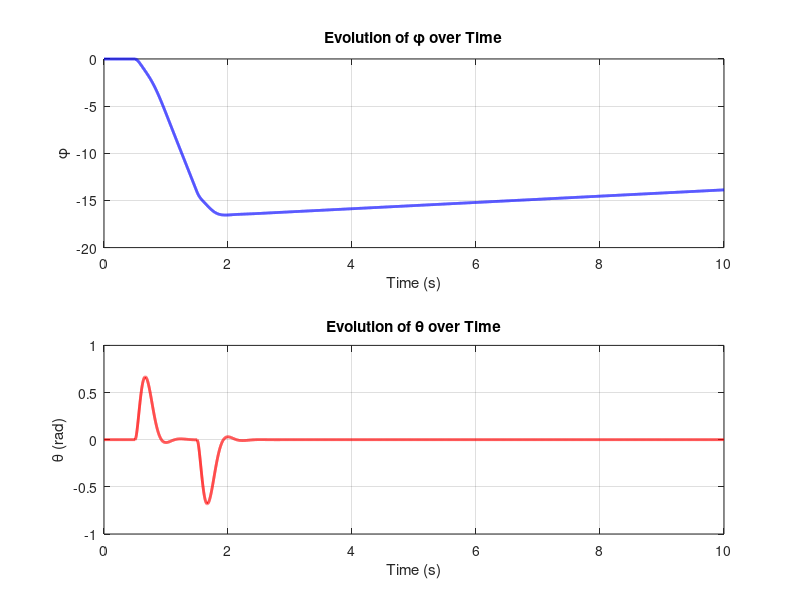

Reproduce this figure in MATLAB.
%% Simple Simulation of phi and theta dynamics
clear;
clc;

%% Simulation Parameters
max_voltage = 5.0;      % Maximum voltage [V]
dt = 0.001;             % Time step [s]
tf = 10;                % Total simulation time [s]
t = 0:dt:tf;            % Time vector

%% System Parameters
g   = 9.81;                 % Gravitational acceleration [m/s^2]
m_p = 0.024;                % Mass [kg]
l   = 0.129 / 2.0;          % Effective length [m]
J_p = m_p * (l * 2)^2 / 3;  % Moment of inertia

%% Initial Conditions
% For phi (translational dynamics)
phi       = 0;        % Initial phi position
phidot    = 0;        % Initial phi velocity
phidotdot = 0;        % Initial phi acceleration

% For theta (rotational dynamics)
th       = 0;         % Initial theta angle (in radians)
thdot    = 0;         % Initial theta angular velocity
thdotdot = 0;         % Initial theta angular acceleration

%% Preallocate Arrays for Storing Simulation Data
phi_array    = zeros(1, length(t));
phidot_array = zeros(1, length(t));
th_array     = zeros(1, length(t));
thdot_array  = zeros(1, length(t));

%% Control Input
% Define a constant control input 'u' (ensure it does not exceed max_voltage)
u = 0;  % Example: you can change this value or implement a control strategy

%% Simulation Loop
for i = 1:length(t)

    if i>500
        u = -5;
    end
    if i>1500
        u = 0.1;
    end
    if i>2500
        u = 0.1;
    end
    if i>3500
        u = 0.1;
    end

    new_phi = phi + phidot *dt;
    new_th = th + thdot * dt;

    %new_phidot = phidot + (m_p^2 * L_p^2 * L_r * g / 4 -(J_p + m_p * L_p^2 / 4) * D_r + m_p * L_p * L_r * D_p) * dt;
    
    new_phidot = phidot + (149.3 * th - 14.93 * phidot + 4.915 * thdot + 49.73 * u) * dt;
    new_thdot = thdot + (-261.6 * th + 14.76 * phidot - 8.614 * thdot - 49.15 * u) * dt;
    
    %new_phidot = phidot + (-41.6 * th - 4.16 * phidot + 1.37 * thdot + 13.9 * u) * dt;
    %new_thdot = thdot + (72.4 * th - 4.11 * phidot - 2.4 * thdot + 13.7 * u) * dt;
    
    %new_phidot = phidot + (u / 19) * dt;
    %new_thdot = thdot + -((m_p * g * l * 0.5 * sin(th)) + (m_p * l * 0.5 * (u / 1.615) * cos(th))) / J_p * dt;

    % Store current state values for plotting
    phi_array(i)    = phi;
    phidot_array(i) = phidot;
    th_array(i)     = th;
    thdot_array(i)  = thdot;
    
    % Update states for the next time step
    phi       = new_phi;
    phidot    = new_phidot;
    
    th        = new_th;
    thdot     = new_thdot;
end

%% Plot the Results
figure(1);
clf;
subplot(2,1,1);
plot(t, phi_array, 'b-', 'LineWidth', 2);
xlabel('Time (s)');
ylabel('\phi');
title('Evolution of \phi over Time');
grid on;

subplot(2,1,2);
plot(t, th_array, 'r-', 'LineWidth', 2);
xlabel('Time (s)');
ylabel('\theta (rad)');
title('Evolution of \theta over Time');
grid on;
